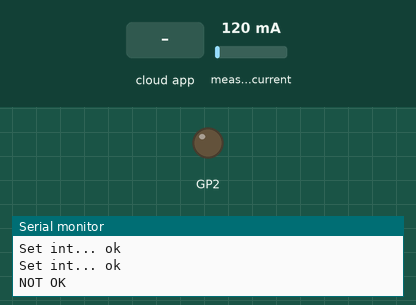
Bench run of a sketch on a simulated Raspberry Pi Pico. Shown: output pins drawn as LEDs (lit = HIGH), the last lines printed to the serial monitor. The test bench sets the inputs (shaded band); at power-on: measured current 120 mA. WiFi joins after 1.5 s; servers stay silent unless stated; the Firebase database answers and starts empty.

Above: at 2.7 s.
2.8 s: the phone or cloud app sets LED_STATUS to 1
At 4.3 s:
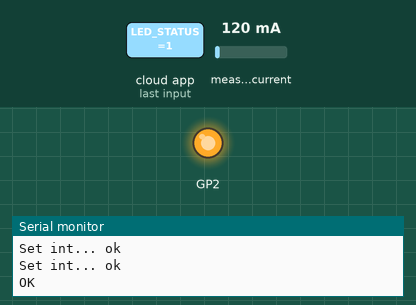
4.6 s: the phone or cloud app sets LED_STATUS to 0
At 7.3 s:
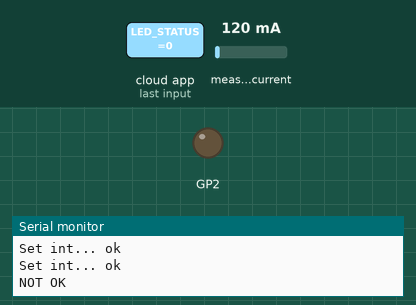
Timing chart, 0 to 8.8 s (numbered marks = the images above; inputs shaded):
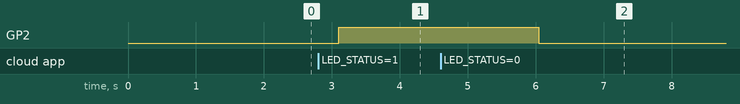

The sketch:

okkkkk.ino
```cpp
// (licence header left out)
/** This example will show how to access the RTDB in Test Mode (no authentication).
 */

#include <Arduino.h>
#if defined(ESP32)
#include <WiFi.h>
#include <FirebaseESP32.h>
#elif defined(ESP8266)
#include <ESP8266WiFi.h>
#include <FirebaseESP8266.h>
#elif defined(PICO_RP2040)
#include <WiFi.h>
#include <FirebaseESP8266.h>
#endif

//library sensor arus
#include "ACS712.h"

// Provide the RTDB payload printing info and other helper functions.
#include <addons/RTDBHelper.h>

/* 1. Define the WiFi credentials */
#define WIFI_SSID "ASUS_X00TD"
#define WIFI_PASSWORD "12345678a"

//server firebase
/* 2. Define the RTDB URL */
#define DATABASE_URL "iot-project-fcc11-default-rtdb.firebaseio.com" //<databaseName>.firebaseio.com or <databaseName>.<region>.firebasedatabase.app

/* 3. Define the Firebase Data object */
FirebaseData fbdo;

/* 4, Define the FirebaseAuth data for authentication data */
FirebaseAuth auth;

/* Define the FirebaseConfig data for config data */
FirebaseConfig config;

//inisialisasi sensor arus
ACS712 sensor(ACS712_30A, A0);

void setup()
{

    Serial.begin(115200);

    WiFi.begin(WIFI_SSID, WIFI_PASSWORD);
    Serial.print("Connecting to Wi-Fi");
    while (WiFi.status() != WL_CONNECTED)
    {
        Serial.print(".");
        delay(300);
    }
    Serial.println();
    Serial.print("Connected with IP: ");
    Serial.println(WiFi.localIP());
    Serial.println();

    Serial.printf("Firebase Client v%s\n\n", FIREBASE_CLIENT_VERSION);
//    relay
    pinMode(2, OUTPUT);

    /* Assign the certificate file (optional) */
    // config.cert.file = "/cert.cer";
    // config.cert.file_storage = StorageType::FLASH;

    /* Assign the database URL(required) */
    config.database_url = DATABASE_URL;

    config.signer.test_mode = true;

    Firebase.reconnectWiFi(true);

    /* Initialize the library with the Firebase authen and config */
    Firebase.begin(&config, &auth);

//    kalibrasi sensor
     Serial.println("Calibrating... Ensure that no current flows through the sensor at this moment");
     sensor.calibrate();
     Serial.println("Done!");

}

void loop()
{
   if (Firebase.getInt(fbdo, "/LED_STATUS")) {

      if (fbdo.dataTypeEnum() == fb_esp_rtdb_data_type_integer) {
      Serial.println(fbdo.to<int>());

      if(fbdo.to<int>() == 1){

        digitalWrite(2, HIGH);

        float U = 230; //tegangan
        float I = sensor.getCurrentAC();
        float P = U * I;
        Serial.println(String("I = ") + I + " A");
        Serial.println(String("P = ") + P + " Watts");
        Serial.printf("Set int... %s\n", Firebase.setFloat(fbdo, "/sensor/arus", I) ? "ok" : fbdo.errorReason().c_str());
        Serial.printf("Set int... %s\n", Firebase.setFloat(fbdo, "/sensor/daya", P) ? "ok" : fbdo.errorReason().c_str());
        Serial.println("OK");
      }else{
        digitalWrite(2, LOW);
        Serial.printf("Set int... %s\n", Firebase.setFloat(fbdo, "/sensor/arus", 0.0) ? "ok" : fbdo.errorReason().c_str());
        Serial.printf("Set int... %s\n", Firebase.setFloat(fbdo, "/sensor/daya", 0.0) ? "ok" : fbdo.errorReason().c_str());
        Serial.println("NOT OK");
      }

    }

  } else {
    Serial.println(fbdo.errorReason());
  }
  delay(1000);
}
```

Measured:
- after the input at 2.8 s, GP2: LOW → HIGH after 0.30 s
- after the input at 4.6 s, GP2: HIGH → LOW after 1.4 s
